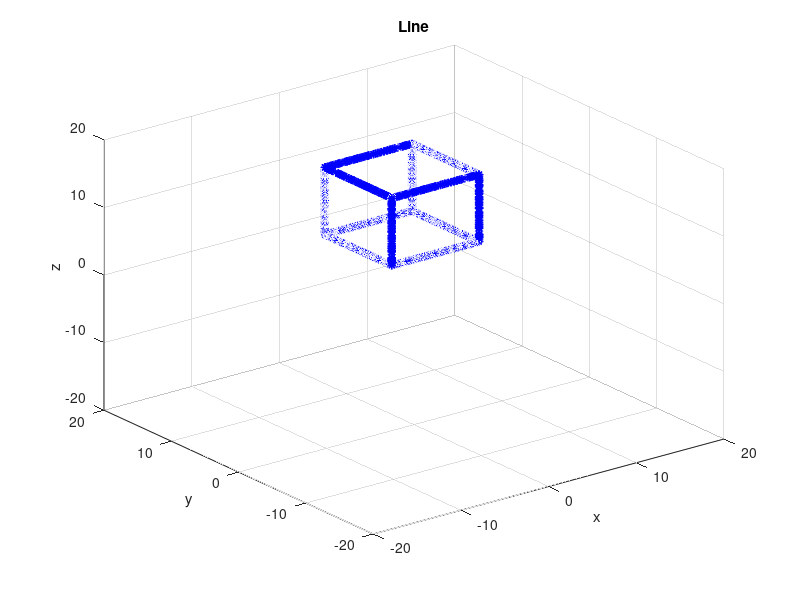
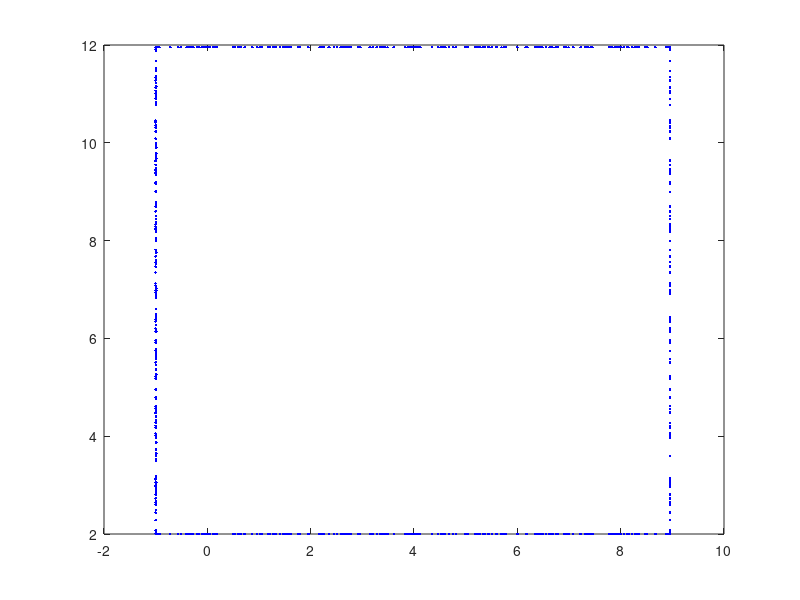
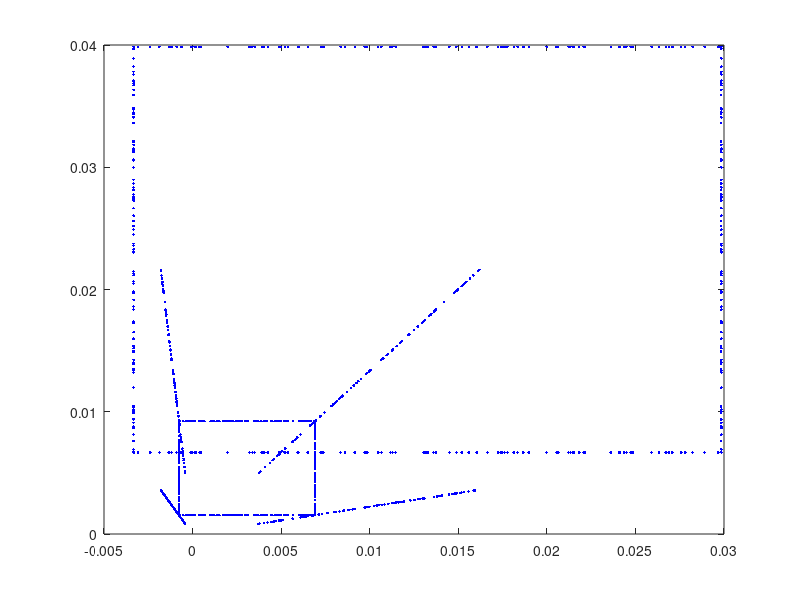

Source code (MATLAB) for these figures, in order:
function [] = cube()
    clc;
    close all;
    num = 100;
    t = sort(rand(num,1))*10;
    xstart = -1;
    ystart = 2;
    zstart = 3;
    r_0 = {xstart, ystart, zstart};
    v_z = {0, 0, 1};
    v_y = {0, 1, 0};
    v_x = {1, 0, 0};
    v_z_m = {0, 0, -1};
    v_y_m = {0, -1, 0};
    v_x_m = {-1, 0, 0};
    [x1,y1,z1] = getcoord(r_0, v_x, t);
    [x2,y2,z2] = getcoord(r_0, v_y, t);
    [x3,y3,z3] = getcoord(r_0, v_z, t);
    r_1 = {x1(end), ystart, zstart};
    [x4,y4,z4] = getcoord(r_1, v_z, t);
    [x5,y5,z5] = getcoord(r_1, v_y, t);
    r_2 = {x1(end),ystart,z3(end)};
    [x6,y6,z6] = getcoord(r_2, v_x_m, t);
    [x7,y7,z7] = getcoord(r_2, v_y, t);
    
    r_3 = {x1(end),y2(end),z3(end)};
    [x8,y8,z8] = getcoord(r_3, v_z_m, t);
    [x9,y9,z9] = getcoord(r_3, v_x_m, t);
    r_4 = {x3(end),y2(end),zstart};
    [x10,y10,z10] = getcoord(r_4, v_x, t);
    r_5 = {x10(1) y10(end) z3(end)};
    [x11,y11,z11] = getcoord(r_5, v_y_m, t);
    [x12,y12,z12] = getcoord(r_5, v_z_m, t);
    figure(1);
    plot3([x1 x2 x3 x4 x5 x6 x7 x8 x9 x10 x11 x12],[y1 y2 y3 y4 y5 y6 y7 y8 y9 y10 y11 y12],[z1 z2 z3 z4 z5 z6 z7 z8 z9 z10 z11 z12], '*', 'Color','b');
    title('Line');
    xlabel('x'); 
    ylabel('y'); 
    zlabel('z');
    grid on;
    axis([-20 20 -20 20 -20 20])
    
    figure(2);
    title('Orthographic Projection');
    plot([x1 x2 x3 x4 x5 x6 x7 x8 x9 x10 x11 x12],[y1 y2 y3 y4 y5 y6 y7 y8 y9 y10 y11 y12], '.', 'Color','b');
    
    figure(3);
    title('Perspective Projection');
    plot([x1/z1 x2/z2 x3/z3 x4/z4 x5/z5 x6/z6 x7/z7 x8/z8 x9/z9 x10/z10 x11/z11 x12/z12],[y1/z1 y2/z2 y3/z3 y4/z4 y5/z5 y6/z6 y7/z7 y8/z8 y9/z9 y10/z10 y11/z11 y12/z12], '.', 'Color','b');
end

function [x,y,z] = getcoord(r_0, v, t)
    [x_0,y_0,z_0] = r_0{:};
    [a, b , c] = v{:};
    x = x_0 + a*t;
    y = y_0 + b*t;
    z = z_0 + c*t;
end